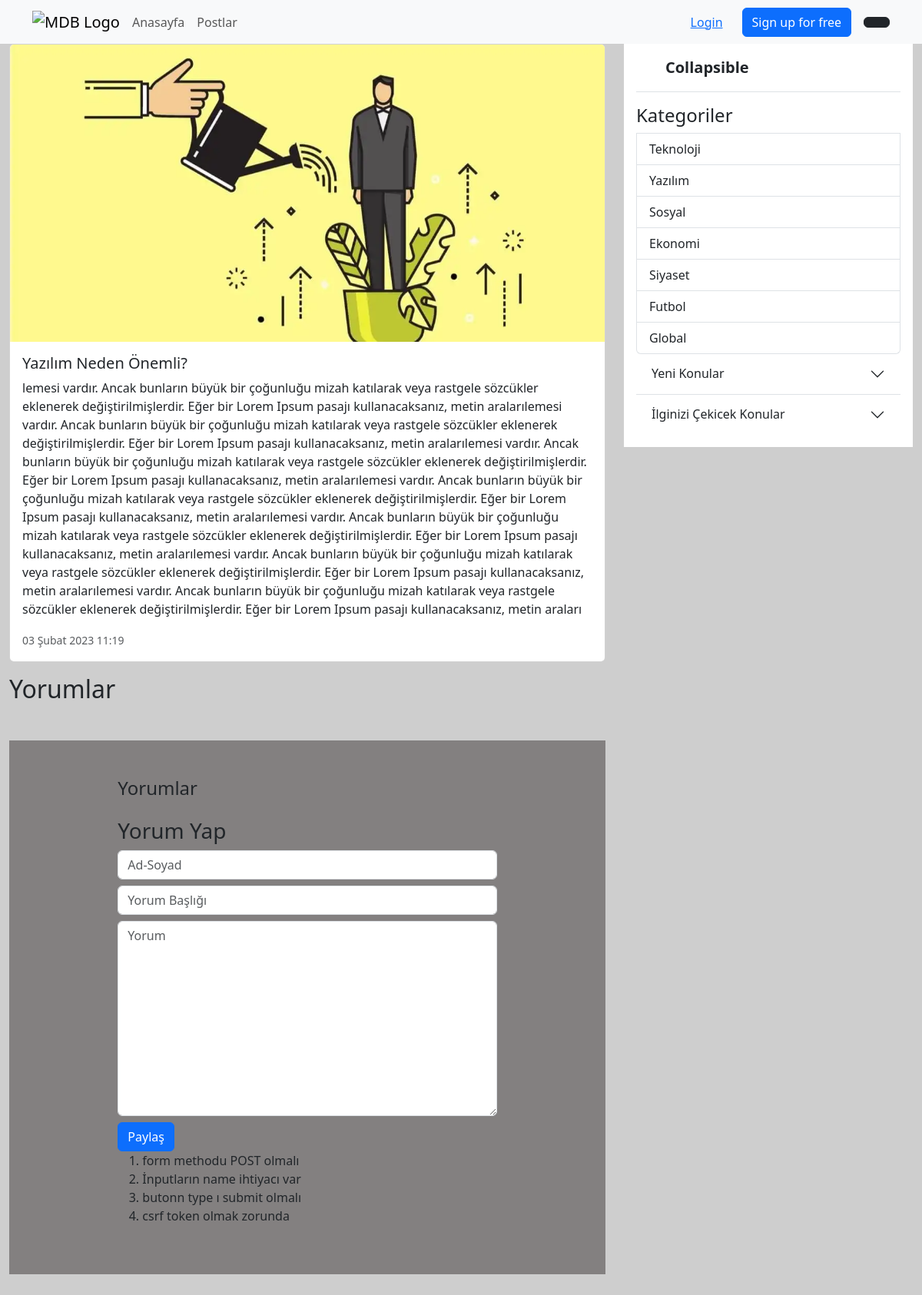
Screenshot of /detay/5/ with the database file from the repository.
### appMy/models.py (models this page shows, shortened)
class Sozluk(models.Model):
    category = models.ForeignKey(Category, verbose_name=("Kategori"), on_delete=models.CASCADE,null=True)
    title = models.CharField(("Başlık"), max_length=50)
    text = models.TextField(("İçerik Yazısı"),max_length=2000)
    date_now = models.DateTimeField(("Tarih"), auto_now_add=True)
    image = models.FileField(("Fotoğraf"), upload_to='', max_length=100)

class Category(models.Model):
    title = models.CharField(("Kategori"), max_length=50)

### appMy/views.py (the view)
# urls.py: path('detay/<id>/',Detail),
def Detail(request,id):
    sozluk = Sozluk.objects.get(id=id)
    sozluks_new = Sozluk.objects.all().order_by("-date_now")[:3]
    sozluks_random = Sozluk.objects.all().order_by("?")[:3]
    categorys = Category.objects.all()
    comments = Comment.objects.filter(sozluk=sozluk)
    if request.method == "POST":
        user1 = request.POST["user"]
        title1 = request.POST["title"]
        text1 = request.POST["text"]
        comm = Comment(user=user1, title=title1, text=text1, sozluk=sozluk)
        comm.save()
    context={
        "sozluk": sozluk,
        "sozluks_new": sozluks_new,
        "sozluks_random": sozluks_random,
        "categorys": categorys,
        "comments":comments,
    }
    return render(request, 'detail.html',context)

### appMy/templates/detail.html (shortened to what this page needs)
{% extends 'base.html' %}
{% load static %}
{% block body %}
    <main>
        <div class="container-fluid">
            <div class="row">
                <div class="col-8">
                    <div class="card mb-3">
                        <img src="{{ sozluk.image.url }}" class="card-img-top" alt="...">
                        <div class="card-body">
                            <h5 class="card-title">{{ sozluk.title }}</h5>
                            <p class="card-text">{{ sozluk.text }}</p>
                            <p class="card-text"><small class="text-muted">{{ sozluk.date_now }}</small></p>
                        </div>
                    </div>
                    <h2>Yorumlar</h2>
                    <section style="background-color: #838080;">
                        <div class="container my-5 py-5 text-dark">
                          <div class="row d-flex justify-content-center">
                            <div class="col-md-12 col-lg-10 col-xl-8">
                              <div class="d-flex justify-content-between align-items-center mb-4">
                                <h4 class="text-dark mb-0">Yorumlar</h4>
                              </div>
                              <div class="col-12">
                                <h3>Yorum Yap</h3>
                                <form method="POST">
                                    <input type="text" class="form-control my-2" name="user" id="" placeholder="Ad-Soyad">
                                    <input type="text" class="form-control my-2" name="title" id="" placeholder="Yorum Başlığı">
                                    <textarea name="text" id="" cols="30" rows="10" class="form-control my-2" placeholder="Yorum"></textarea>
                                    <button type="submit" class="btn btn-primary">Paylaş</button>
                                </form>
                                <ol>
                                    <li>form methodu POST olmalı</li>
                                    <li>İnputların name ihtiyacı var</li>
                                    <li>butonn type ı submit olmalı</li>
                                    <li>csrf token olmak zorunda</li>
                                </ol>
                            </div>
                            </div>
                          </div>
                        </div>
                      </section>
                </div>
                {% include 'part/_sidenav.html' %}
            </div>
        </div>
    </main>
{% endblock body %}

### appMy/templates/part/_sidenav.html (shortened to what this page needs)
{% load static %}
<div class="col-4">
    <div class="flex-shrink-0 p-3 bg-white">
        <a href="/" class="d-flex align-items-center pb-3 mb-3 link-dark text-decoration-none border-bottom">
            <svg class="bi pe-none me-2" width="30" height="24">
                <use xlink:href="#bootstrap"></use>
            </svg>
            <span class="fs-5 fw-semibold">Collapsible</span>
        </a>
        <div class="list-group">
            <h4>Kategoriler</h4>
            {% for i in categorys %}
            <a href="/post/{{ i.id }}/" class="list-group-item list-group-item-action">{{ i.title }}</a>
            {% endfor %}
        </div>
        <div class="accordion accordion-flush" id="accordionFlushExample">
            <div class="accordion-item">
                <h2 class="accordion-header" id="flush-headingOne">
                    <button class="accordion-button collapsed" type="button" data-bs-toggle="collapse"
                        data-bs-target="#flush-collapseOne" aria-expanded="false" aria-controls="flush-collapseOne">
                        Yeni Konular
                    </button>
                </h2>
            </div>
            <div class="accordion-item">
                <h2 class="accordion-header" id="flush-heading2">
                    <button class="accordion-button collapsed" type="button" data-bs-toggle="collapse"
                        data-bs-target="#flush-collapse2" aria-expanded="false" aria-controls="flush-collapse2">
                        İlginizi Çekicek Konular
                    </button>
                </h2>
            </div>
        </div>
    </div>
</div>

### appMy/templates/base.html (style rules this page uses)
body { background: #cecece }

### rows the page displays
Sozluk: image (picture), title "Yazılım Neden Önemli?", text "lemesi vardır. Ancak bunların büyük bir çoğunluğu mizah katılarak veya rastgele sözcükler eklenerek değiştirilmişlerdir. Eğer bir Lorem Ipsum pasajı kullanacaksanız, metin aralarılemesi vardır. Ancak bunların büyük bir çoğunluğu mizah katılarak veya rastgele sözcükler eklenerek değiştirilmişlerdir. Eğer bir Lorem Ipsum pasajı kullanacaksanız, metin aralarılemesi vardır. Ancak bunların büyük bir çoğunluğu mizah katılarak veya rastgele sözcükler eklenerek değiştirilmişlerdir. Eğer bir Lorem Ipsum pasajı kullanacaksanız, metin aralarılemesi vardır. Ancak bunların büyük bir çoğunluğu mizah katılarak veya rastgele sözcükler eklenerek değiştirilmişlerdir. Eğer bir Lorem Ipsum pasajı…", date_now "03 Şubat 2023 11:19"
Category: title "Teknoloji"
Category: title "Yazılım"
Category: title "Sosyal"
Category: title "Ekonomi"
Category: title "Siyaset"
Category: title "Futbol"
Category: title "Global"
